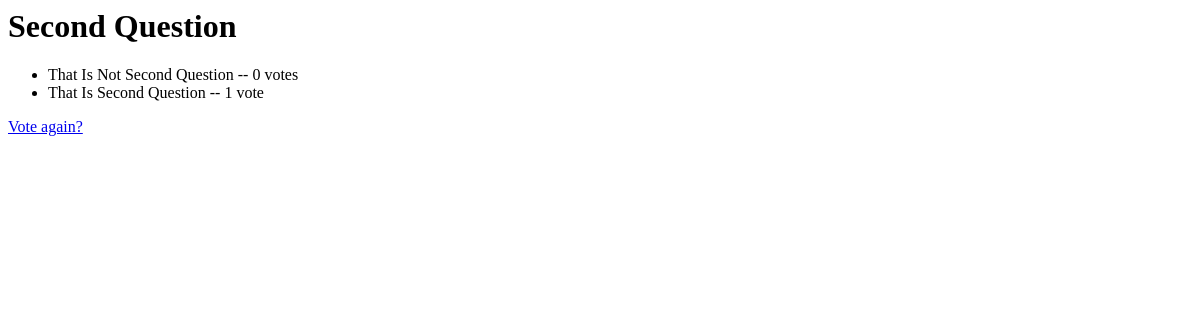
Page /2/results/ on the earlier database version.
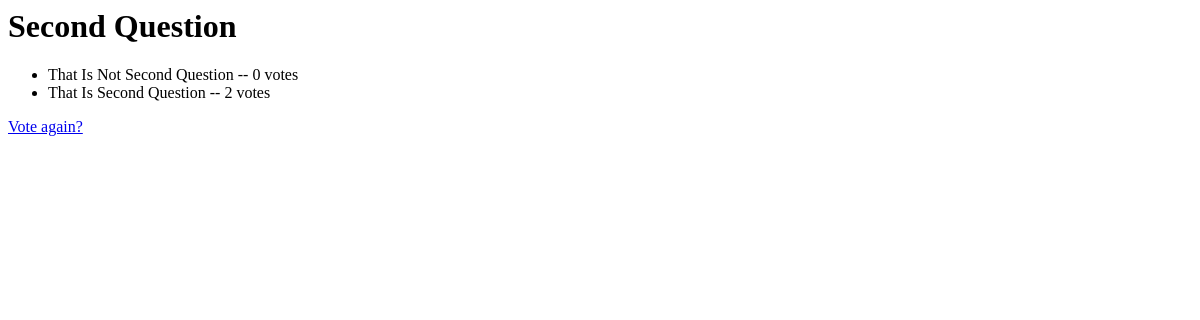
Same page on the later database version.
### hello/models.py (models this page shows, shortened)
class Question(models.Model):
    question_text = models.CharField(max_length=200)
    pub_date = models.DateTimeField('date published')
    def was_published_recently(self):
        now = timezone.now()
        return now - datetime.timedelta(days=1) <= self.pub_date <= now
    was_published_recently.admin_order_field = 'pub_date'
    was_published_recently.boolean = True
    was_published_recently.short_description = 'Published recently?'

class Choice(models.Model):
    question = models.ForeignKey(Question, on_delete=models.CASCADE)
    choice_text = models.CharField(max_length=200)
    votes = models.IntegerField(default=0)

### hello/views.py (the view)
# urls.py: path('<int:pk>/results/', views.ResultsView.as_view(), name='results'),
class ResultsView(generic.DetailView):
    model = Question
    template_name = 'hello/results.html'

### hello/templates/hello/results.html
<h1>{{ question.question_text }}</h1>
<ul>
{% for choice in question.choice_set.all %}
    <li>{{ choice.choice_text }} -- {{ choice.votes }} vote{{ choice.votes|pluralize }}</li>
{% endfor %}
</ul>
<a href="{% url 'hello:detail' question.id %}">Vote again?</a>

Differences in the rows shown:
changed Choice "That Is Second Question": votes "1" → "2"
